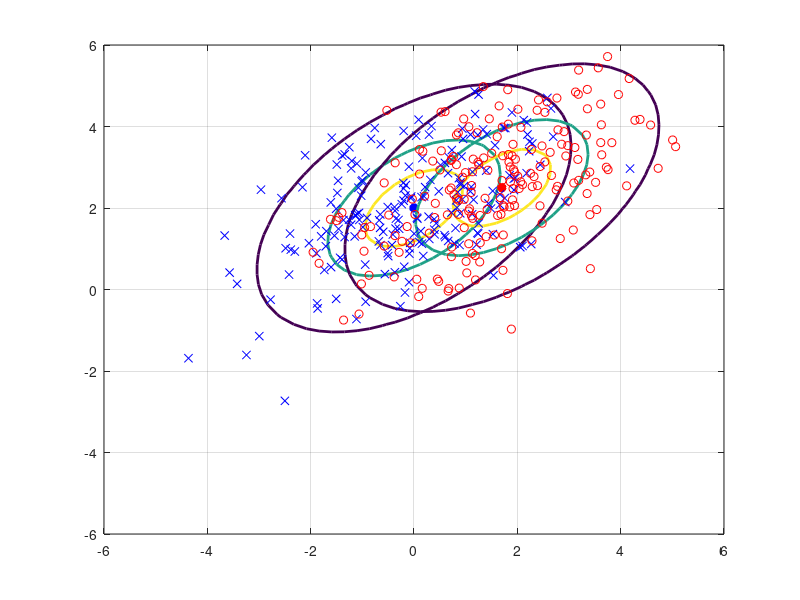

Recreate this plot in MATLAB.
C1=[2 1; 1 2];
C2 = C1;
m1 = [0 2]';
m2=[1.7 2.5]';

numGrid=50;
xRange=linspace(-6.0, 6.0, numGrid);
yRange=linspace(-6.0, 6.0, numGrid);
P1=zeros(numGrid,numGrid);
P2=P1;
for i=1:numGrid
    for j=1:numGrid
        x=[yRange(j) xRange(i)]';
        P1(i,j) = mvnpdf(x',m1',C1);
        P2(i,j) = mvnpdf(x',m2',C2);
    end
end
Pmax=max(max([P1 P2]));
figure(1),clf,
contour(xRange, yRange,P1, [0.1*Pmax 0.5*Pmax 0.8*Pmax], 'LineWidth', 2);
hold on;
plot(m1(1), m1(2), 'b*', 'LineWidth',4);

contour(xRange, yRange, P2, [0.1*Pmax 0.5*Pmax 0.8*Pmax],'LineWidth', 2);
plot(m2(1), m2(2), 'r*', 'LineWidth',4);

N= 200;
X1=mvnrnd(m1, C1, N);
X2=mvnrnd(m2,C2,N);
plot(X1(:,1),X1(:,2),'bx',X2(:,1),X2(:,2),'ro');grid on;

X=[X1; X2];
N1 = size(X1,1);
N2 = size(X2,1);
y=[ones(N1,1); -1*ones(N2,1)];
d=zeros(N1+N2-1,1);
nC = 0;
for jst = 1:(N1+N2)
   xst = X(jst,:);
   yst = y(jst);

   jtr = setdiff(1:N1+N2, jst);
   Xtr = X(jtr,:);
   ytr=y(jtr,1);

   for i=1:(N1+N2-1)
	d(i) = norm(Xtr(i,:)-xst);
   end

   [imin]=find(d==min(d));

   if (ytr(imin(1))*yst>0)
     nC = nC+1;
   end
end

pC=nC*100/(N1+N2)